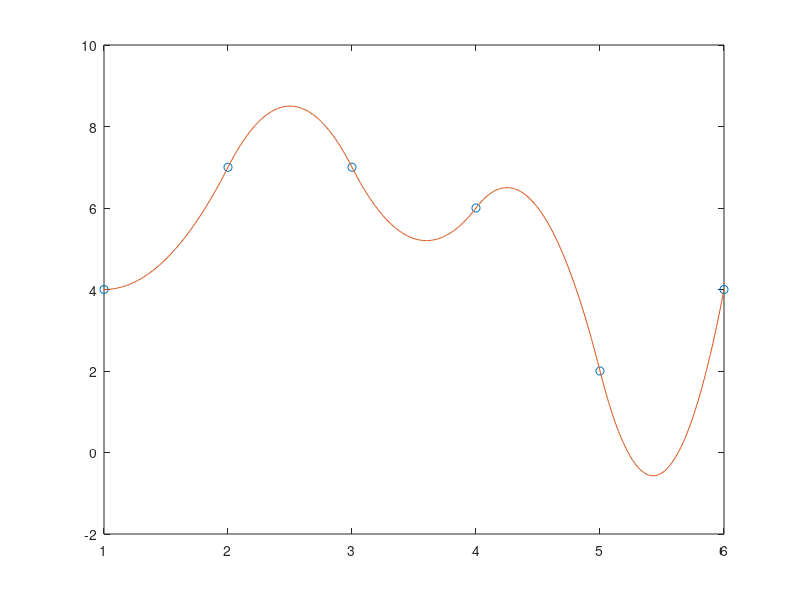

This figure's MATLAB source:
clear all;

n = 6;
dx = 1;
x = [1 2 3 4 5 6];
% y = [10 12 13 13 4 6];
y = [4 7 7 6 2 4];

b(1 : 1 : (3*(n-1))) = 0;
a(1 : 1 : (3*(n-1)), 1 : 1 : (3*(n-1))) = 0;

% заполняем вектор b
b(1) = y(1);

for i = 1 : 1 : (n-2)
  b(2*i) = y(i+1);
  b(2*i+1) = y(i+1);
end

b(2*(n-1)) = y(n);


% заполняем матрицу a
for i = 1 : 1 : (n-1)
  a(2*(i-1) + 1, (3*(i-1) + 1)) = 1;
  a(2*(i-1) + 2, (3*(i-1) + 1) : 1 : (3*i)) = [1 dx dx^2];
end

for i = 1 : 1 : (n-2)
  a((2*(n-1) + i), ((3*(i-1) + 1) : 1 : (3*(i-1) + 6))) = [0 1 2*dx 0 -1 0];
end

a(3*(n-1), 2) = 1;

% находим вектор решения (x)
S = a^(-1) * b';

ddx = 0.01;
iii = 0;

for np = 1 : 1 : (n-1)
  a0 = S( 3*(np-1) + 1 );
  a1 = S( 3*(np-1) + 2 );
  a2 = S( 3*(np-1) + 3 );
   
  for xx = x(np) : ddx : x(np+1)
    iii = iii + 1;
    xxx(iii) = xx;
    yyy(iii) = a0 + a1*(xx-x(np)) + a2*(xx-x(np))^2;
  end
end

plot(x, y, 'o', xxx, yyy)